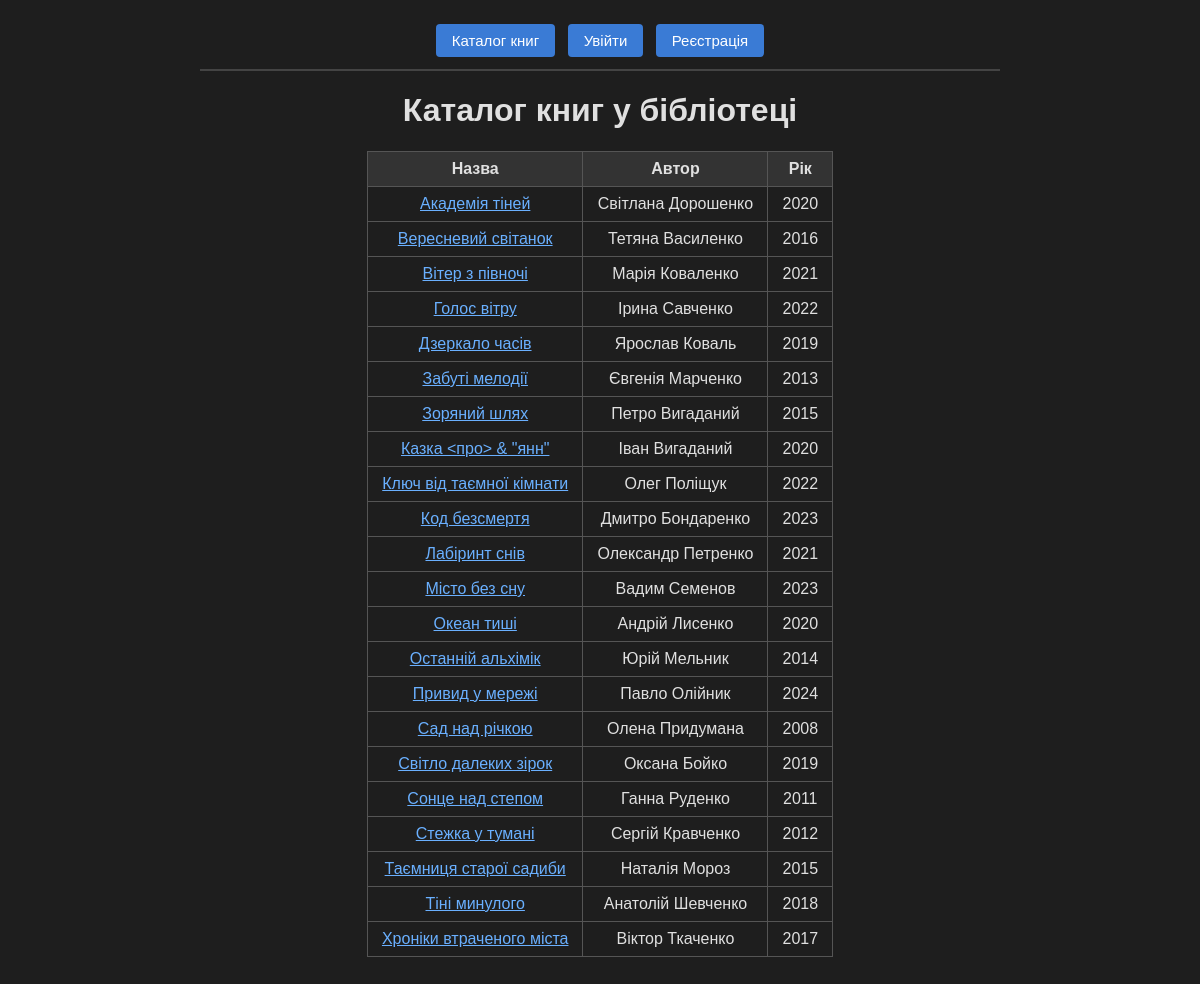
The page / on the database its author committed.
### tables this page shows
CREATE TABLE `books` (
  `id` int NOT NULL,
  `title` varchar(100) NOT NULL,
  `author` varchar(60) NOT NULL,
  `year` int NOT NULL,
  `description` text NOT NULL
);

### db.php (called while the page is built, shortened)
<?php
function e($value)
{
    return htmlspecialchars($value, ENT_QUOTES, 'UTF-8');
}

### index.php (the view, shortened to what this page needs)
<?php
require 'db.php';
$sql = "SELECT id, title, author, year FROM books ORDER BY title";
$stmt = $pdo->prepare($sql);
$stmt->execute();
$books = $stmt->fetchAll(PDO::FETCH_ASSOC);
?>
<!DOCTYPE html>
<html lang="uk">
<head>
    <link rel="stylesheet" href="style.css">
</head>
<body>
<?php require 'menu.php'; ?>
<h1>Каталог книг у бібліотеці</h1>
<?php if (count($books) > 0): ?>
    <table>
        <tr><th>Назва</th><th>Автор</th><th>Рік</th></tr>
        <?php foreach ($books as $book): ?>
            <tr>
                <td><a href="book.php?id=<?= $book['id'] ?>"><?= e($book['title']) ?></a></td>
                <td><?= e($book['author']) ?></td>
                <td><?= $book['year'] ?></td>
            </tr>
        <?php endforeach; ?>
    </table>
<?php else: ?>
    <p>У каталозі немає книг.</p>
<?php endif; ?>
</body>
</html>

### menu.php
<nav>
    <a href="index.php">Каталог книг</a>
    <?php if (isset($_SESSION['user_id'])): ?>
          <a href="users.php">Користувачі</a>
          <span>Вітаємо, <?= e($_SESSION['fullname']) ?>!</span>
        <a href="logout.php">Вийти</a>
    <?php else: ?>
          <a href="login.php">Увійти</a>
          <a href="register.php">Реєстрація</a>
    <?php endif; ?>
</nav>
<hr>

### style.css (style rules this page uses)
body { background-color: #1e1e1e; color: #e0e0e0; font-family: Arial, sans-serif; max-width: 800px; margin: 0 auto; padding: 20px; text-align: center; }
a { color: #6ab0ff; }
nav a, button { display: inline-block; background-color: #3a7bd5; color: #ffffff; padding: 8px 16px; border: none; border-radius: 4px; text-decoration: none; font-size: 15px; cursor: pointer; margin: 4px; }
table { margin: 20px auto; border-collapse: collapse; }
th, td { border: 1px solid #555555; padding: 8px 14px; }
th { background-color: #333333; }
hr { border: 1px solid #444444; }

### rows shown on the page
books: title "Академія тіней", author "Світлана Дорошенко", year "2020"
books: title "Вересневий світанок", author "Тетяна Василенко", year "2016"
books: title "Вітер з півночі", author "Марія Коваленко", year "2021"
books: title "Голос вітру", author "Ірина Савченко", year "2022"
books: title "Дзеркало часів", author "Ярослав Коваль", year "2019"
books: title "Забуті мелодії", author "Євгенія Марченко", year "2013"
books: title "Зоряний шлях", author "Петро Вигаданий", year "2015"
books: title "Казка <про> & \"янн\"", author "Іван Вигаданий", year "2020"
books: title "Ключ від таємної кімнати", author "Олег Поліщук", year "2022"
books: title "Код безсмертя", author "Дмитро Бондаренко", year "2023"
books: title "Лабіринт снів", author "Олександр Петренко", year "2021"
books: title "Місто без сну", author "Вадим Семенов", year "2023"
books: title "Океан тиші", author "Андрій Лисенко", year "2020"
books: title "Останній альхімік", author "Юрій Мельник", year "2014"
books: title "Привид у мережі", author "Павло Олійник", year "2024"
books: title "Сад над річкою", author "Олена Придумана", year "2008"
books: title "Світло далеких зірок", author "Оксана Бойко", year "2019"
books: title "Сонце над степом", author "Ганна Руденко", year "2011"
books: title "Стежка у тумані", author "Сергій Кравченко", year "2012"
books: title "Таємниця старої садиби", author "Наталія Мороз", year "2015"
books: title "Тіні минулого", author "Анатолій Шевченко", year "2018"
books: title "Хроніки втраченого міста", author "Віктор Ткаченко", year "2017"
